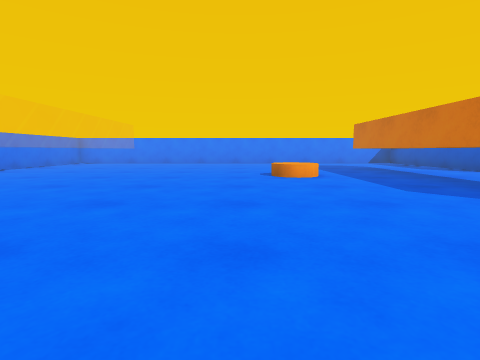
[1] (above)

12 first-person views from a walk through a 3-D level made in the Unity game engine. The camera is 0.55 m above the floor, tilts 6° down and sees 80° across. The floor is counted in squares, 1 m on a side. Each view is taken from the middle of a square. On the plan, view 1 faces up. The plan holds only what a view shows up to about 9 squares ahead; the rest is blank. The player is left out.

[2]
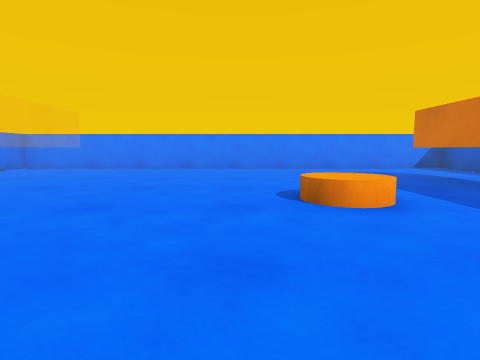

[3]
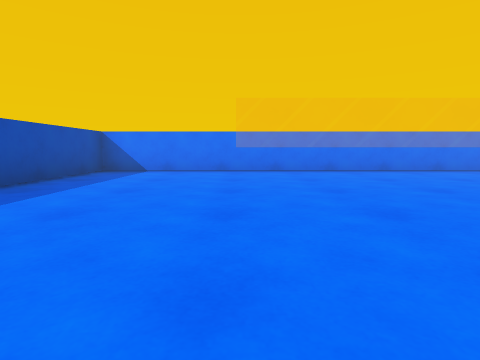

[4]
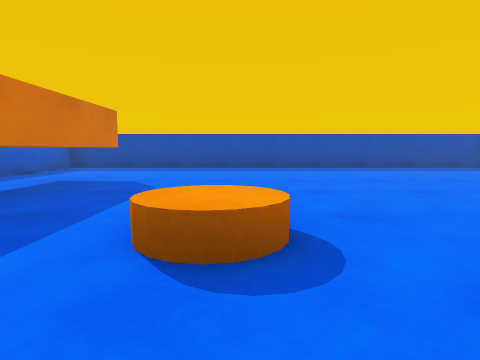

[5]
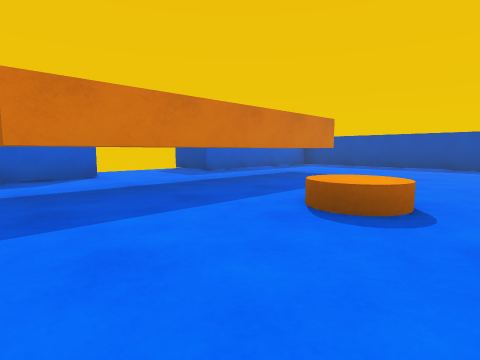

[6]
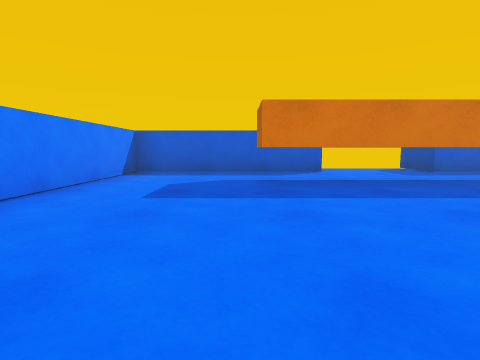

[7]
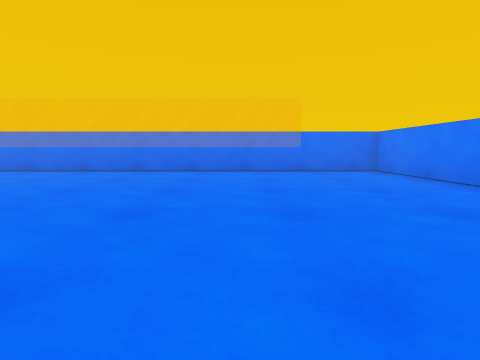

[8]
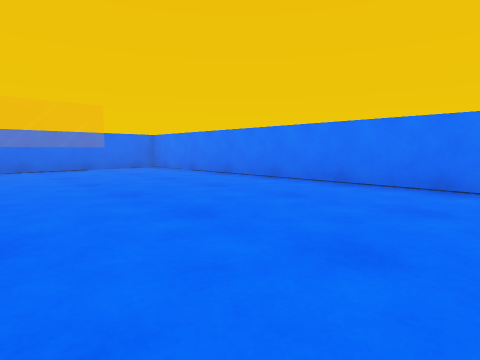

[9]
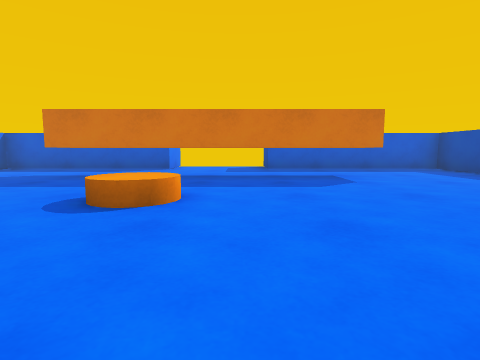

[10]
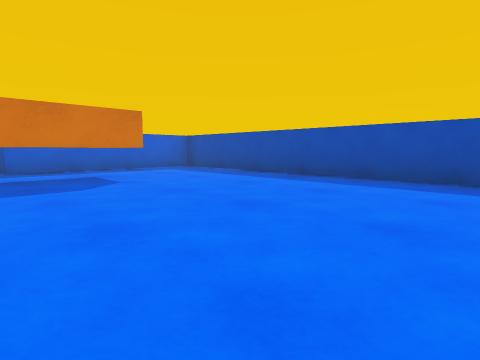

[11]
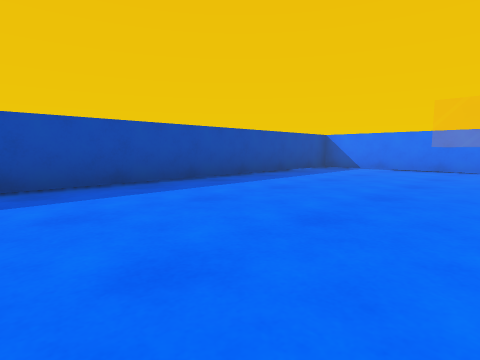

[12]
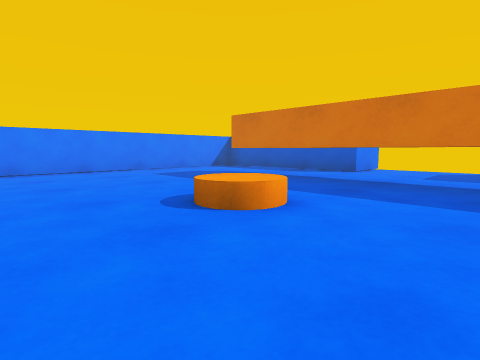

### Floor plan
Key: @ floor where view 1 was taken; # wall or solid block; . floor; = window, fence, low wall or low ledge; T thing the floor can be seen under or through; R orange disc.
Columns run from 7 left of view 1 to 8 right of it. Each row starts with its distance up from view 1.
 12 ##############
 11 #............#
 10 #............#
  9 #..=.........#
  8 #..=.......T.#
  7 #..=.......T.###
  6 #..=....R..T...
  5 #..=.......T...
  4 #..=.......T.###
  3 #..=.......T.#
  2 #............#
  1 #............#
  0 #......@.....#
 -1 ##############

Positions as (right, up) in squares from view 1, and headings:
1: (0, 0), facing up
2: (0, 3), facing up
3: (1, 3), facing left
4: (1, 8), facing down
5: (0, 9), facing down-right
6: (-1, 9), facing right
7: (1, 8), facing left
8: (2, 7), facing up-left
9: (-2, 5), facing right
10: (-2, 5), facing down-right
11: (2, 4), facing down-left
12: (-1, 4), facing up-right
